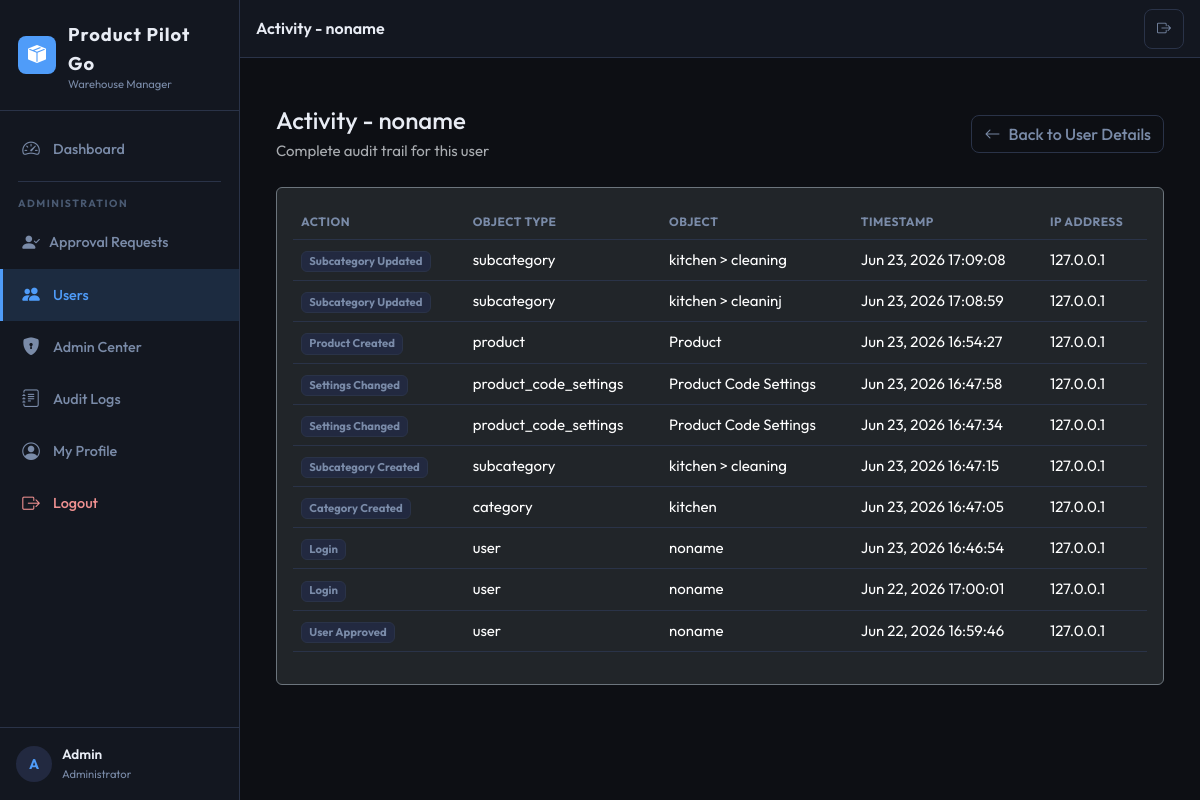
The app's page /users/3/activity/ (signed in) with its own data.
### aps/models.py (models this page shows, shortened)
class AuditLog(models.Model):
    ACTION_LOGIN = 'login'
    ACTION_LOGOUT = 'logout'
    ACTION_USER_APPROVED = 'user_approved'
    ACTION_USER_REJECTED = 'user_rejected'
    ACTION_USER_DEACTIVATED = 'user_deactivated'
    ACTION_USER_ACTIVATED = 'user_activated'
    ACTION_PRODUCT_CREATED = 'product_created'
    ACTION_PRODUCT_UPDATED = 'product_updated'
    ACTION_PRODUCT_DELETED = 'product_deleted'
    ACTION_PRODUCT_RESTORED = 'product_restored'
    ACTION_PRODUCT_PERMANENT_DELETE = 'product_permanent_delete'
    ACTION_INVENTORY_CREATED = 'inventory_created'
    ACTION_INVENTORY_UPDATED = 'inventory_updated'
    ACTION_INVENTORY_DELETED = 'inventory_deleted'
    ACTION_LOCATION_CHANGED = 'location_changed'
    ACTION_ORDER_CREATED = 'order_created'
    ACTION_ORDER_UPDATED = 'order_updated'
    ACTION_ORDER_DELETED = 'order_deleted'
    ACTION_EXPORT = 'export'
    ACTION_SETTINGS_CHANGED = 'settings_changed'
    ACTION_CATEGORY_CREATED = 'category_created'
    ACTION_CATEGORY_UPDATED = 'category_updated'
    ACTION_SUBCATEGORY_CREATED = 'subcategory_created'
    ACTION_SUBCATEGORY_UPDATED = 'subcategory_updated'
    ACTION_WISHLIST_ADD = 'wishlist_add'
    ACTION_WISHLIST_REMOVE = 'wishlist_remove'
    ACTION_PERMISSION_CHANGED = 'permission_changed'
    ACTION_EMAIL_SENT = 'email_sent'
    ACTION_EMAIL_FAILED = 'email_failed'
    ACTION_CHOICES = [
        (ACTION_LOGIN, 'Login'),
        (ACTION_LOGOUT, 'Logout'),
        (ACTION_USER_APPROVED, 'User Approved'),
        (ACTION_USER_REJECTED, 'User Rejected'),
        (ACTION_USER_DEACTIVATED, 'User Deactivated'),
        (ACTION_USER_ACTIVATED, 'User Activated'),
        (ACTION_PRODUCT_CREATED, 'Product Created'),
        (ACTION_PRODUCT_UPDATED, 'Product Updated'),
        (ACTION_PRODUCT_DELETED, 'Product Deleted'),
        (ACTION_PRODUCT_RESTORED, 'Product Restored'),
        (ACTION_PRODUCT_PERMANENT_DELETE, 'Product Permanently Deleted'),
        (ACTION_INVENTORY_CREATED, 'Inventory Created'),
        (ACTION_INVENTORY_UPDATED, 'Inventory Updated'),
        (ACTION_INVENTORY_DELETED, 'Inventory Deleted'),
        (ACTION_LOCATION_CHANGED, 'Location Changed'),
        (ACTION_ORDER_CREATED, 'Order Created'),
        (ACTION_ORDER_UPDATED, 'Order Updated'),
        (ACTION_ORDER_DELETED, 'Order Deleted'),
        (ACTION_EXPORT, 'Data Export'),
        (ACTION_SETTINGS_CHANGED, 'Settings Changed'),
        (ACTION_CATEGORY_CREATED, 'Category Created'),
        (ACTION_CATEGORY_UPDATED, 'Category Updated'),
        (ACTION_SUBCATEGORY_CREATED, 'Subcategory Created'),
        (ACTION_SUBCATEGORY_UPDATED, 'Subcategory Updated'),
        (ACTION_WISHLIST_ADD, 'Wishlist Add'),
        (ACTION_WISHLIST_REMOVE, 'Wishlist Remove'),
        (ACTION_PERMISSION_CHANGED, 'Permission Changed'),
        (ACTION_EMAIL_SENT, 'Email Sent'),
        (ACTION_EMAIL_FAILED, 'Email Failed'),
    ]
    user = models.ForeignKey(
        User,
        on_delete=models.SET_NULL,
        null=True, blank=True,
        related_name='audit_logs',
        help_text='User who performed the action.',
    )
    action = models.CharField(max_length=40, choices=ACTION_CHOICES, db_index=True)
    object_type = models.CharField(max_length=50, blank=True, db_index=True)
    object_id = models.PositiveIntegerField(null=True, blank=True, db_index=True)
    object_repr = models.CharField(max_length=255, blank=True)
    details = models.TextField(blank=True, help_text='JSON or text details of the change.')
    ip_address = models.GenericIPAddressField(null=True, blank=True)
    user_agent = models.CharField(max_length=500, blank=True)
    created_at = models.DateTimeField(auto_now_add=True, db_index=True)
    class Meta:
        ordering = ['-created_at']
        verbose_name = 'Audit Log'
        verbose_name_plural = 'Audit Logs'
        indexes = [
            models.Index(fields=['action', '-created_at'], name='idx_audit_action_date'),
            models.Index(fields=['user', '-created_at'], name='idx_audit_user_date'),
            models.Index(fields=['object_type', 'object_id'], name='idx_audit_object'),
        ]

### aps/views/users.py (the view)
# urls.py: path('users/<int:user_id>/activity/', views.user_activity, name='user_activity'),
@admin_required
def user_activity(request, user_id):
    target_user = get_object_or_404(User, pk=user_id, is_superuser=False)
    activity_qs = AuditLog.objects.filter(
        Q(user=target_user) | Q(object_type='user', object_id=target_user.pk)
    ).select_related('user').order_by('-created_at')
    paginator = Paginator(activity_qs, 50)
    page_obj = paginator.get_page(request.GET.get('page'))
    return render(request, 'aps/user_activity.html', {
        'page_title': f'Activity - {target_user.username}',
        'active_menu': 'users',
        'target_user': target_user,
        'page_obj': page_obj,
    })

### aps/permissions.py (called while the page is built, shortened)
def is_administrator(user):
    return user.is_authenticated and user.is_active and (
        user.is_staff or user.is_superuser
    )

def can_export(user):
    if is_administrator(user):
        return True
    profile = get_user_profile(user)
    return profile and profile.can_export

def can_manage_settings(user):
    if is_administrator(user):
        return True

def can_delete_products(user):
    if is_administrator(user):
        return True
    profile = get_user_profile(user)
    return profile and profile.can_delete_products

def admin_required(view_func):
    check = user_passes_test(
        lambda u: is_administrator(u),
        login_url='/login/',
    )
    return login_required(check(view_func))

### aps/templatetags/aps_tags.py (called while the page is built)
@register.simple_tag
def active_class(request, *url_names):
    try:
        match = resolve(request.path)
        if match.url_name in url_names:
            return "active"
    except Resolver404:
        pass
    return ""

### aps/templates/aps/user_activity.html (shortened to what this page needs)
{% extends 'aps/base.html' %}
{% load static %}
{% block content %}
<div class="container-fluid py-4">
  <div class="row mb-4">
    <div class="col-12">
      <div class="d-flex justify-content-between align-items-center flex-wrap gap-3">
        <div>
          <h4 class="mb-1">Activity - {{ target_user.username }}</h4>
          <p class="text-muted mb-0">Complete audit trail for this user</p>
        </div>
        <a href="{% url 'user_details' target_user.id %}" class="btn btn-outline-secondary">
          <i class="bi bi-arrow-left me-2"></i>Back to User Details
        </a>
      </div>
    </div>
  </div>
  <div class="row">
    <div class="col-12">
      <div class="card bg-dark border-secondary">
        <div class="card-body">
          <div class="table-responsive">
            <table class="table table-dark table-hover">
              <thead>
                <tr>
                  <th>Action</th>
                  <th>Object Type</th>
                  <th>Object</th>
                  <th>Timestamp</th>
                  <th>IP Address</th>
                </tr>
              </thead>
              <tbody>
                {% for log in page_obj %}
                <tr>
                  <td>
                    <span class="badge bg-secondary">{{ log.get_action_display }}</span>
                  </td>
                  <td>{{ log.object_type|default:"—" }}</td>
                  <td>{{ log.object_repr|default:"—" }}</td>
                  <td>{{ log.created_at|date:"M d, Y H:i:s" }}</td>
                  <td>{{ log.ip_address|default:"—" }}</td>
                </tr>
                {% empty %}
                <tr>
                  <td colspan="5" class="text-center text-muted">No activity found for this user</td>
                </tr>
                {% endfor %}
              </tbody>
            </table>
          </div>
        </div>
      </div>
    </div>
  </div>
</div>
{% endblock %}

### aps/templates/aps/base.html (shortened to what this page needs)
{% load static %}
{% load aps_tags %}
<!DOCTYPE html>
<html lang="en" data-bs-theme="dark">
<head>
  <link rel="stylesheet" href="https://cdn.jsdelivr.net/npm/bootstrap@5.3.3/dist/css/bootstrap.min.css">
  <link rel="stylesheet" href="https://cdn.jsdelivr.net/npm/bootstrap-icons@1.11.3/font/bootstrap-icons.css">
  <link rel="stylesheet" href="{% static 'css/main.css' %}">
</head>
<body>
{% if user.is_authenticated %}
  <div class="app-wrapper">
    <aside class="sidebar d-none d-lg-flex flex-column">
      <div class="sidebar-brand">
        <div class="brand-icon"><i class="bi bi-box-seam-fill"></i></div>
        <div>
          <span class="brand-name">Product Pilot Go</span>
          <div class="brand-sub">Warehouse Manager</div>
        </div>
      </div>
      {% include 'aps/sidebar_nav.html' %}
      <div class="sidebar-footer">
        <div class="user-chip">
          <div class="user-avatar">{{ user.username|first|upper }}</div>
          <div class="user-info">
            <span class="user-name">{{ user.username }}</span>
            <span class="user-role">{% if user.is_superuser %}Administrator{% elif user.is_staff %}Administrator{% else %}Staff Member{% endif %}</span>
          </div>
        </div>
      </div>
    </aside>
    <div class="main-area">
      <nav class="topnav">
        <div class="topnav-title">{{ page_title|default:"Dashboard" }}</div>
        <div class="topnav-actions">
          <a href="{% url 'logout' %}" class="btn btn-icon btn-outline-secondary btn-sm" title="Logout">
            <i class="bi bi-box-arrow-right"></i>
          </a>
        </div>
      </nav>
      <main class="page-content">
        {% block content %}{% endblock %}
      </main>
    </div>
  </div>
{% else %}
  {% block auth_content %}{% endblock %}
{% endif %}
</body>
</html>

### aps/static/css/main.css (style rules this page uses)
:root { --bg: #0d0f14; --surface: #131720; --surface-2: #1a2030; --surface-3: #222940; --border: #2a3348; --text: #e8ecf4; --text-muted: #7a8ba8; --text-dim: #4a5a72; --accent: #4f9cf9; --accent-glow: rgba(79,156,249,0.15); --amber: #f5a623; --green: #22c55e; --red: #ef4444; --purple: #a855f7; --sidebar-w: 240px; --topnav-h: 58px; --radius: 12px; --radius-sm: 8px; --font-body: 'Outfit', sans-serif; --font-mono: 'DM Mono', monospace; }
*, *::before, *::after { box-sizing: border-box; }
html { scroll-behavior: smooth; -webkit-tap-highlight-color: transparent; }
body { font-family: var(--font-body); background: var(--bg); color: var(--text); font-size: 15px; line-height: 1.6; margin: 0; overflow-x: hidden; }
a { color: var(--accent); text-decoration: none; }
.app-wrapper { display: flex; min-height: 100vh; }
.sidebar { width: var(--sidebar-w); background: var(--surface); border-right: 1px solid var(--border); flex-shrink: 0; height: 100vh; position: sticky; top: 0; overflow-y: auto; flex-direction: column; z-index: 100; }
.sidebar-brand { display: flex; align-items: center; gap: 12px; padding: 20px 18px; border-bottom: 1px solid var(--border); }
.brand-icon { width: 38px; height: 38px; background: var(--accent); border-radius: var(--radius-sm); display: flex; align-items: center; justify-content: center; font-size: 18px; color: #fff; flex-shrink: 0; }
.brand-name { font-size: 1.15rem; font-weight: 700; color: var(--text); letter-spacing: 1px; }
.brand-sub { font-size: 0.7rem; color: var(--text-muted); line-height: 1; }
.sidebar-footer { margin-top: auto; padding: 16px; border-top: 1px solid var(--border); }
.user-chip { display: flex; align-items: center; gap: 10px; }
.user-avatar { width: 36px; height: 36px; background: var(--surface-3); border-radius: 50%; display: flex; align-items: center; justify-content: center; font-weight: 700; font-size: 14px; color: var(--accent); flex-shrink: 0; }
.user-info { overflow: hidden; }
.user-name { display: block; font-size: 0.85rem; font-weight: 600; white-space: nowrap; overflow: hidden; text-overflow: ellipsis; }
.user-role { display: block; font-size: 0.7rem; color: var(--text-muted); }
.main-area { flex: 1; min-width: 0; display: flex; flex-direction: column; }
.topnav { height: var(--topnav-h); background: var(--surface); border-bottom: 1px solid var(--border); display: flex; align-items: center; gap: 12px; padding: 0 16px; position: sticky; top: 0; z-index: 50; }
.topnav-title { font-size: 1rem; font-weight: 600; color: var(--text); flex: 1; white-space: nowrap; overflow: hidden; text-overflow: ellipsis; }
.topnav-actions { display: flex; align-items: center; gap: 8px; flex-shrink: 0; }
.page-content { flex: 1; padding: 20px 16px; max-width: 100%; }
@media (min-width: 768px) { .page-content { padding: 24px; } }
.btn { font-family: var(--font-body); font-weight: 500; border-radius: var(--radius-sm); transition: all 0.15s; }
.btn-icon { width: 40px; height: 40px; display: flex; align-items: center; justify-content: center; border-radius: var(--radius-sm); border: 1px solid var(--border); background: transparent; color: var(--text); padding: 0; }
.btn-outline-secondary { border-color: var(--border); color: var(--text-muted); background: transparent; }
.badge.bg-secondary { background: var(--surface-3) !important; color: var(--text-muted); border: 1px solid var(--border); }
.table { color: var(--text); --bs-table-bg: transparent; --bs-table-border-color: var(--border); }
.table thead th { font-size: 0.75rem; text-transform: uppercase; letter-spacing: 0.5px; color: var(--text-muted); }

### records on screen
AuditLog: action "Subcategory Updated", object_type "subcategory", object_repr "kitchen > cleaning", created_at "Jun 23, 2026 17:09:08", ip_address "127.0.0.1"
AuditLog: action "Subcategory Updated", object_type "subcategory", object_repr "kitchen > cleaninj", created_at "Jun 23, 2026 17:08:59", ip_address "127.0.0.1"
AuditLog: action "Product Created", object_type "product", object_repr "Product", created_at "Jun 23, 2026 16:54:27", ip_address "127.0.0.1"
AuditLog: action "Settings Changed", object_type "product_code_settings", object_repr "Product Code Settings", created_at "Jun 23, 2026 16:47:58", ip_address "127.0.0.1"
AuditLog: action "Settings Changed", object_type "product_code_settings", object_repr "Product Code Settings", created_at "Jun 23, 2026 16:47:34", ip_address "127.0.0.1"
AuditLog: action "Subcategory Created", object_type "subcategory", object_repr "kitchen > cleaning", created_at "Jun 23, 2026 16:47:15", ip_address "127.0.0.1"
AuditLog: action "Category Created", object_type "category", object_repr "kitchen", created_at "Jun 23, 2026 16:47:05", ip_address "127.0.0.1"
AuditLog: action "Login", object_type "user", object_repr "noname", created_at "Jun 23, 2026 16:46:54", ip_address "127.0.0.1"
AuditLog: action "Login", object_type "user", object_repr "noname", created_at "Jun 22, 2026 17:00:01", ip_address "127.0.0.1"
AuditLog: action "User Approved", object_type "user", object_repr "noname", created_at "Jun 22, 2026 16:59:46", ip_address "127.0.0.1"

### other values on screen
{{ user.username|first|upper }} "A"
{{ user.username }} "Admin"
{{ page_title|default:"Dashboard" }} "Activity - noname"
{{ target_user.username }} "noname"
